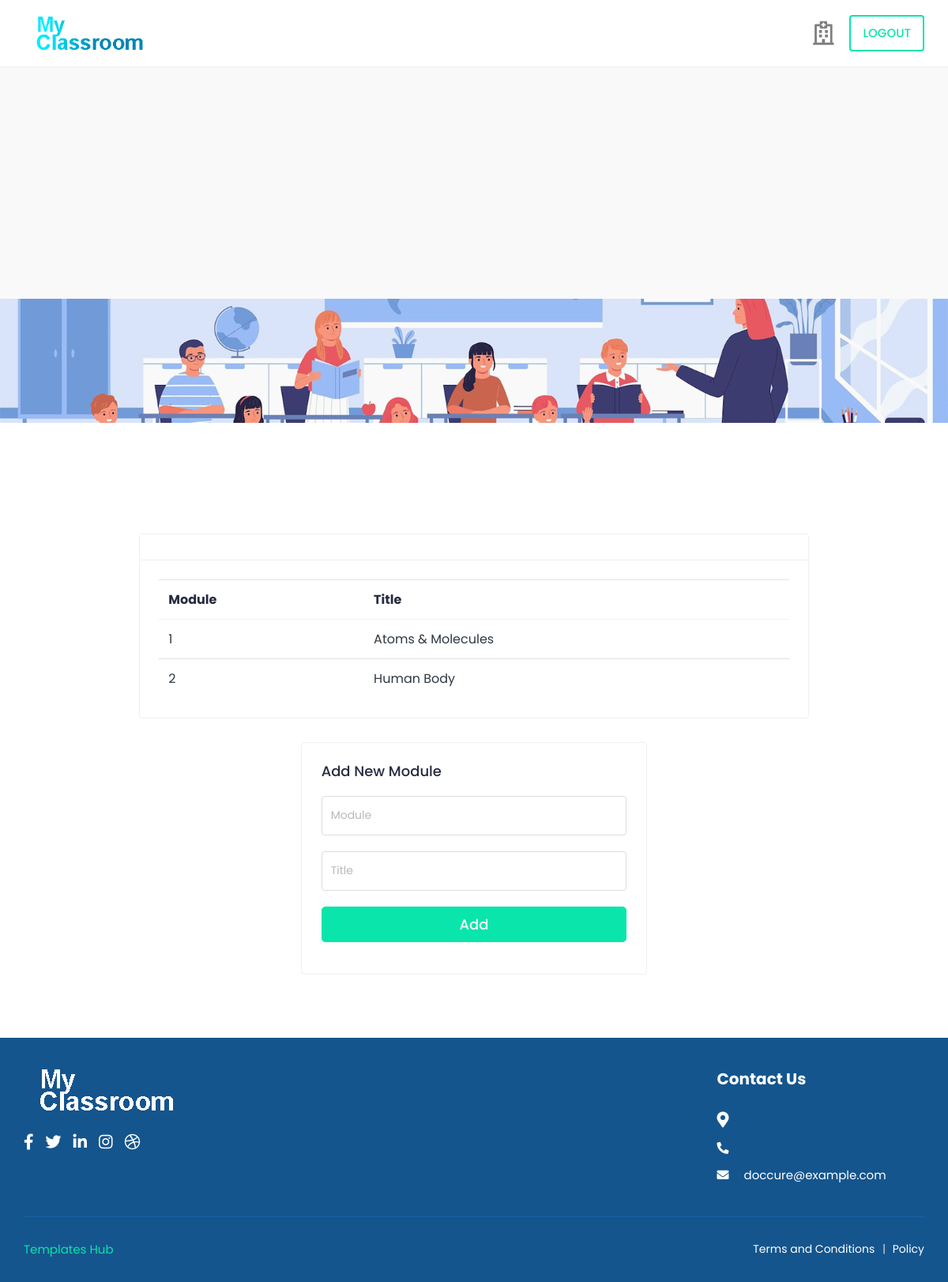
The app's page /App/home/ (signed in) with its own data.
### myclassroomapp/models.py (models this page shows)
class modulereg(models.Model):
    Userid =models.ForeignKey(UserReg,related_name='M_User_id',on_delete=models.CASCADE)
    Module_number = models.IntegerField()
    Module_title = models.CharField(max_length=50)

### myclassroomapp/views.py (the view)
# urls.py: 2. Add a URL to urlpatterns:  path('', views.home, name='home')
def home(request):
    data =modulereg.objects.filter(Userid=request.session['uid']).values()
    context = {
        'data':data
    }
    return render(request, 'medicadd.html',context)

### templates/medicadd.html (shortened to what this page needs)
{% load static %}
<html lang="en">
<head>
		<link rel="stylesheet" href="{% static '/assets/css/bootstrap.min.css'%}">
		<link rel="stylesheet" href="{% static '/assets/plugins/fontawesome/css/fontawesome.min.css'%}">
		<link rel="stylesheet" href="{% static '/assets/plugins/fontawesome/css/all.min.css'%}">
		<link rel="stylesheet" href="{% static '/assets/css/style.css'%}">
	</head>
	<body>
		<div class="main-wrapper">
			<header class="header">
				<nav class="navbar navbar-expand-lg header-nav">
					<div class="navbar-header">
						<a href="index-2.html" class="navbar-brand logo">
							<img src="{% static '/assets/img/logo.png'%}" class="img-fluid" alt="Logo">
						</a>
					</div>
					<ul class="nav header-navbar-rht">
						<li class="nav-item contact-item">
							<div class="header-contact-img">
								<i class="far fa-hospital"></i>
							</div>
						</li>
						<li class="nav-item">
							<a class="nav-link header-login" href="/App/logout/">Logout </a>
						</li>
					</ul>
				</nav>
			</header>
			<section class="section section-search">
			</section>
			<section class="section section-specialities">
				<div class="container-fluid">
					<div class="row justify-content-center">
						<div class="col-md-9">
							<div class="card">
								<div class="card-header">
								</div>
								<div class="card-body">
									<div class="table-responsive">
										<table class="table table-hover mb-0">
											<thead>
												<tr>
													<th>Module </th>
													<th>Title</th>
												</tr>
											</thead>
											<tbody>
											{% for h in data %}
												<tr>
													<td><a href="{% url 'view_notes' h.id %}">{{h.Module_number}}</a></td>
													<td><a href="{% url 'view_notes' h.id %}">{{h.Module_title}}</a></td>
												</tr>
											{% endfor %}
											</tbody>
										</table>
									</div>
								</div>
							</div>
							<div class="account-content">
								<div class="row align-items-center justify-content-center">
									<div class="col-md-12 col-lg-6 login-right">
										<div class="login-header">
											<h3>Add New Module</h3>
										</div>
										<form action="/App/home/moduledb/" method="POST">
											<div class="form-group form-focus">
												<input type="text" name="module" class="form-control floating">
												<label class="focus-label">Module</label>
											</div>
											<div class="form-group form-focus">
												<input type="text" name="title" class="form-control floating">
												<label class="focus-label">Title</label>
											</div>
											<button class="btn btn-primary btn-block btn-lg login-btn" type="submit">Add</button>
										</form>
									</div>
								</div>
							</div>
						</div>
					</div>
				</div>
			</section>
			<footer class="footer">
				<div class="footer-top">
					<div class="container-fluid">
						<div class="row">
							<div class="col-lg-3 col-md-6">
								<div class="footer-widget footer-about">
									<div class="footer-logo">
										<img src="{% static '/assets/img/footer-logo.png'%}" alt="logo">
									</div>
									<div class="footer-about-content">
										<div class="social-icon">
											<ul>
												<li>
													<a href="#" target="_blank"><i class="fab fa-facebook-f"></i> </a>
												</li>
												<li>
													<a href="#" target="_blank"><i class="fab fa-twitter"></i> </a>
												</li>
												<li>
													<a href="#" target="_blank"><i class="fab fa-linkedin-in"></i></a>
												</li>
												<li>
													<a href="#" target="_blank"><i class="fab fa-instagram"></i></a>
												</li>
												<li>
													<a href="#" target="_blank"><i class="fab fa-dribbble"></i> </a>
												</li>
											</ul>
										</div>
									</div>
								</div>
							</div>
							<div class="col-lg-3 col-md-6">
							</div>
							<div class="col-lg-3 col-md-6">
							</div>
							<div class="col-lg-3 col-md-6">
								<div class="footer-widget footer-contact">
									<h2 class="footer-title">Contact Us</h2>
									<div class="footer-contact-info">
										<div class="footer-address">
											<span><i class="fas fa-map-marker-alt"></i></span>
										</div>
										<p>
											<i class="fas fa-phone-alt"></i>
										</p>
										<p class="mb-0">
											<i class="fas fa-envelope"></i>
											doccure@example.com
										</p>
									</div>
								</div>
							</div>
						</div>
					</div>
				</div>
                <div class="footer-bottom">
					<div class="container-fluid">
						<div class="copyright">
							<div class="row">
								<div class="col-md-6 col-lg-6">
									<div class="copyright-text">
										<p class="mb-0"><a href="templateshub.net">Templates Hub</a></p>
									</div>
								</div>
								<div class="col-md-6 col-lg-6">
									<div class="copyright-menu">
										<ul class="policy-menu">
											<li><a href="term-condition.html">Terms and Conditions</a></li>
											<li><a href="privacy-policy.html">Policy</a></li>
										</ul>
									</div>
								</div>
							</div>
						</div>
					</div>
				</div>
			</footer>
	   </div>
	</body>
</html>

### records on screen
modulereg: Module_number "1", Module_title "Atoms & Molecules"
modulereg: Module_number "2", Module_title "Human Body"
